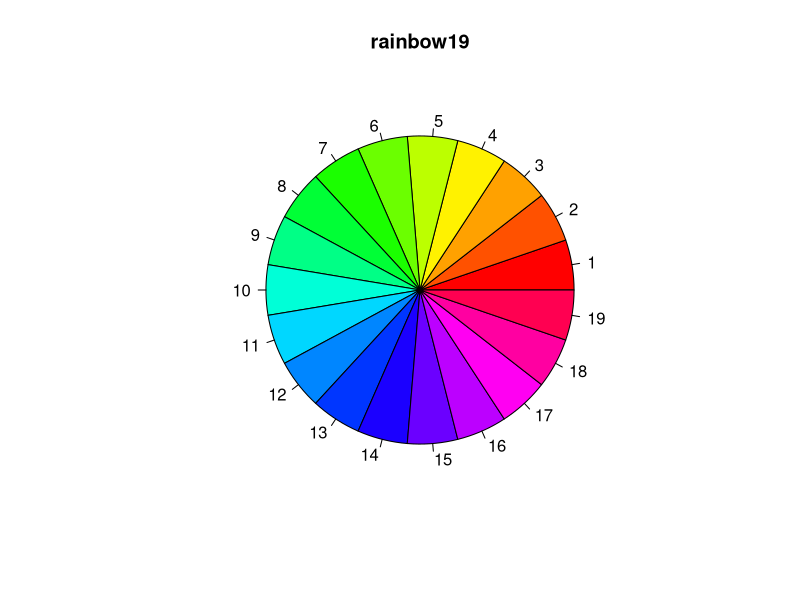

Here is the R script that generated this plot:
1+2+3+4
print("Hallo!")
3+2+1
print("Änderung")



# Ein schickes Bild für dich

pie(rep(1,19),col=rainbow(19),main='rainbow19')

